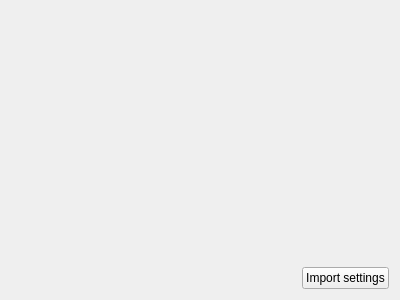
<?xml version="1.0" encoding="UTF-8"?>
<ui version="4.0">
 <class>ImportSettingPage</class>
 <widget class="QWidget" name="ImportSettingPage">
  <property name="geometry">
   <rect>
    <x>0</x>
    <y>0</y>
    <width>400</width>
    <height>300</height>
   </rect>
  </property>
  <layout class="QVBoxLayout" name="verticalLayout">
   <item>
    <widget class="KPIM::CustomLogWidget" name="logSettings" native="true"/>
   </item>
   <item>
    <layout class="QHBoxLayout" name="horizontalLayout">
     <item>
      <spacer name="horizontalSpacer">
       <property name="orientation">
        <enum>Qt::Horizontal</enum>
       </property>
       <property name="sizeHint" stdset="0">
        <size>
         <width>40</width>
         <height>20</height>
        </size>
       </property>
      </spacer>
     </item>
     <item>
      <widget class="QPushButton" name="importSettings">
       <property name="text">
        <string>Import settings</string>
       </property>
      </widget>
     </item>
    </layout>
   </item>
  </layout>
 </widget>
 <resources/>
 <connections/>
 <customwidgets>
  <customwidget>
   <class>KPIM::CustomLogWidget</class>
   <extends>QWidget</extends>
   <header location="global">libkdepim/customlogwidget.h</header>
   <container>1</container>
  </customwidget>
 </customwidgets>
</ui>
